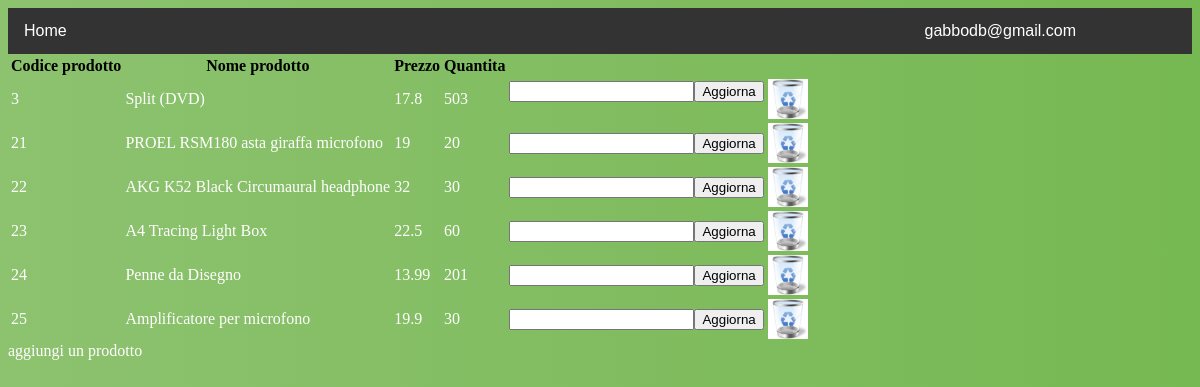
The page /admin/show_products.php (signed in) on the database its author committed.
### tables this page shows
CREATE TABLE `prodotti` (
  `codice_prodotto` int(15) NOT NULL,
  `nome_prodotto` varchar(50) NOT NULL,
  `prezzo` double NOT NULL,
  `quantita` int(11) NOT NULL,
  `immagine` varchar(50) NOT NULL,
  `descrizione` longtext NOT NULL,
  `categoria` varchar(50) NOT NULL
);

### admin/admin_functions.php (the view, shortened to what this page needs)
<?php
function show_products_admin($products) {
    echo "<table>";
    echo"<tr>";
    echo"<th>Codice prodotto</th>";
    echo"<th>Nome prodotto</th>";
    echo"<th>Prezzo</th>";
    echo"<th>Quantita</th>";
    echo"</tr>";
    while ($list = $products->fetch(PDO::FETCH_ASSOC)) {
        echo "<tr>";
        echo "<td>" . $list['codice_prodotto'] . "</td>";
        echo "<td>" . $list['nome_prodotto'] . "</td>";
        echo "<td>" . $list['prezzo'] . "</td>";
        echo "<td>" . $list['quantita'] . "</td>";
        echo "<td>";
        echo "<form method=GET action='buy_product.php'>";
        echo "<input type='number' name='quantita' length=5>";
        echo "<input type='submit' value='Aggiorna'>";
        echo "</td>";
        echo "<td>" . "<a href='remove_product.php?id=" . $list['codice_prodotto'] . "'> <img src='img/delete.jpg'> </a></td>";
        echo "</tr>";
    }
    echo "</table>";
}

### css/global.css (style rules this page uses)
a:visited, a:link { text-decoration: none; color: white; }
td { color: white; }

### admin/show_products.php (style rules this page uses)
img { width: 40px; height: 40px; }

### rows shown on the page
prodotti: codice_prodotto "3", nome_prodotto "Split (DVD)", prezzo "17.8", quantita "503"
prodotti: codice_prodotto "21", nome_prodotto "PROEL RSM180 asta giraffa microfono", prezzo "19", quantita "20"
prodotti: codice_prodotto "22", nome_prodotto "AKG K52 Black Circumaural headphone", prezzo "32", quantita "30"
prodotti: codice_prodotto "23", nome_prodotto "A4 Tracing Light Box", prezzo "22.5", quantita "60"
prodotti: codice_prodotto "24", nome_prodotto "Penne da Disegno", prezzo "13.99", quantita "201"
prodotti: codice_prodotto "25", nome_prodotto "Amplificatore per microfono", prezzo "19.9", quantita "30"

### other values the page prints
$account "gabbodb@gmail.com"
